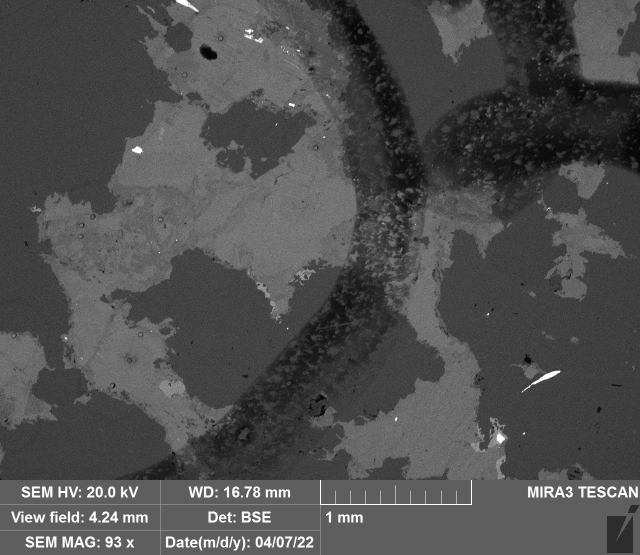
#> input picture Example_Data/01.tif, 1280 x 1110 px (shown at 1/2 size); its folder holds 4 pictures in this run
$ python SEM_data_shuffle.py
#> lines starting #> are read from the running program, lines starting #| are printed output that depends on the picture
# -*- coding: utf-8 -*-
"""
Created on Mon Mar 28 14:17:52 2022

Trying to script a way to build .twf files from .hdr files produced by the
Saint Mary's EDS scanner.


Okay... so I did that. The new goal of this script is to batch process moving
all of the sem data from single repositories to qgis projects.

Update 2022/04/19 - I can batch process most of the SEM information. There are
some repository requirements. I.e. there can only be one .xlsx file. There also
can't be existing tfw files.
"""


class mica():
    def __init__(self, path = None, output_path = None):
        self.path = path
        self.output_path = output_path


    def find_files(self, file_suffix):
        '''
        Small supporting method, meant to find all files of a type

        Parameters
        ----------
        file_suffix : string, e.g., .tif, .svg
            The filetype to be found

        Returns
        -------
        output : list
            A list of all files in the repository pointed to by "path" that share
            the file type entered with "file_suffix"
        '''
        import glob
        output = glob.glob(self.path+'/*'+file_suffix)
        return output

    # [72 lines left out: functions to_tfw, batch_tfw, not called in this run]

    def drop_bar(self, raster):
        """
        Copies an electromicrograph from the input repository to the output
        repository and simultaneously removes the information bar from the
        electromicrograph

        Parameters
        ----------
        raster : str
            Filename of the electromicrograph to be moved and edited.
        """
#> called with raster = 'Example_Data/01.tif'
        from PIL import Image
        import numpy as np

        im = np.array(Image.open(raster))
#> im is the input picture: shape (1110, 1280) uint16; min 686, max 65535, mean 20773.9
        new = np.delete(im, np.s_[960:], 0)
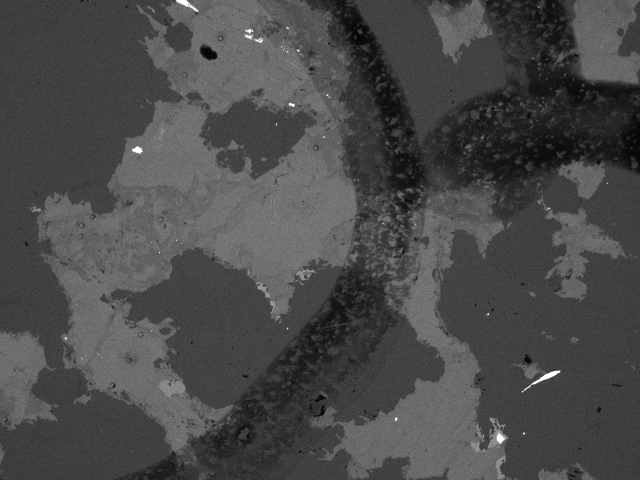
#> new: shape (960, 1280) uint16 (shown at 1/2 size); min 686, max 65535, mean 19642.3; drawn with min black and max white
        new_img = Image.fromarray(new)
        name = raster.replace(self.path+"/",'')
        if self.output_path != None:
            new_img.save(self.output_path+"/"+name)
        else:
            print('please set an output path')

    def batch_bar(self):
        """
        Copies all electromicrographs from the input repository to the output
        repository and simultaneously removes the information bar from the
        electromicrograph
        """
        x = self.find_files(file_suffix='.tif')
        for name in x:
            name = name.replace('\\','/')
            self.drop_bar(name)
#> pass 2 of the loop in batch_bar, `for name in x:`:
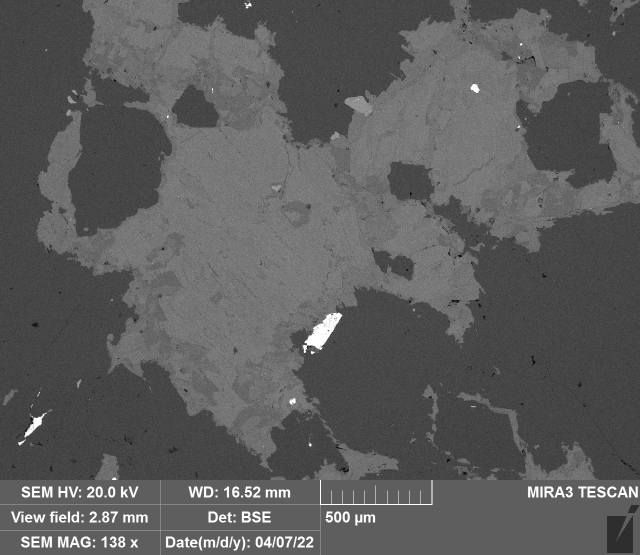
#> input picture Example_Data/02.tif, 1280 x 1110 px (shown at 1/2 size)
#> in drop_bar, im is the input picture: shape (1110, 1280) uint16; min 512, max 65535, mean 24145.6
#> in drop_bar (call 2), `new = np.delete(im, np.s_[960:], 0)`:
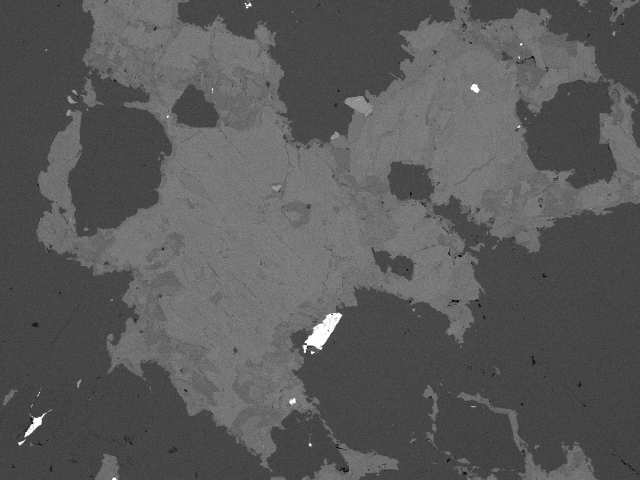
#> new: shape (960, 1280) uint16 (shown at 1/2 size); min 512, max 65535, mean 23528.4; drawn with min black and max white
#> pass 3 of the loop in batch_bar, `for name in x:`:
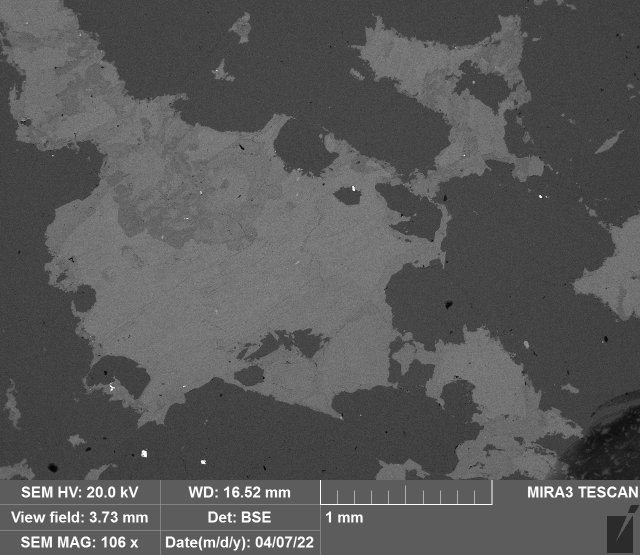
#> input picture Example_Data/03.tif, 1280 x 1110 px (shown at 1/2 size)
#> in drop_bar, im is the input picture: shape (1110, 1280) uint16; min 1376, max 65535, mean 23638.2
#> in drop_bar (call 3), `new = np.delete(im, np.s_[960:], 0)`:
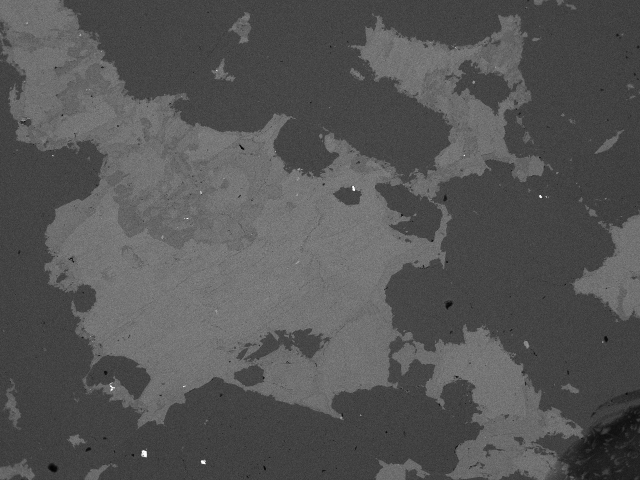
#> new: shape (960, 1280) uint16 (shown at 1/2 size); min 1376, max 65535, mean 22947.6; drawn with min black and max white
#> the loop made 4 passes; the first 3 are shown

    # [196 lines left out: functions move_tif, batch_move, organize_sheet, change_coords, not called in this run]

    def batch_all(self):
        """
        Batch processes tif-hdr and .xlsx outputs. See self.to_tfw, self.organize_sheet
        and self.change_coords for more details
        """
        x = self.find_files(file_suffix='-tif.hdr')
        for name in x:
            self.to_tfw(hdr = name)
        y = self.find_files(file_suffix = '.xlsx')
        for name in y:
            spreadsheet = self.organize_sheet(frame = name)
            spreadsheet = self.change_coords(data = spreadsheet)
            spreadsheet.to_csv(self.output_path+"/transformed_coordinates.csv")
            break

    # [21 lines left out: functions batch_coords, test_with_bar, test_without_bar, not called in this run]

if __name__ == "__main__":
    test = mica(path = "Example_Data", output_path = "Output/Blank")
    test.batch_bar()
    test.batch_all()
